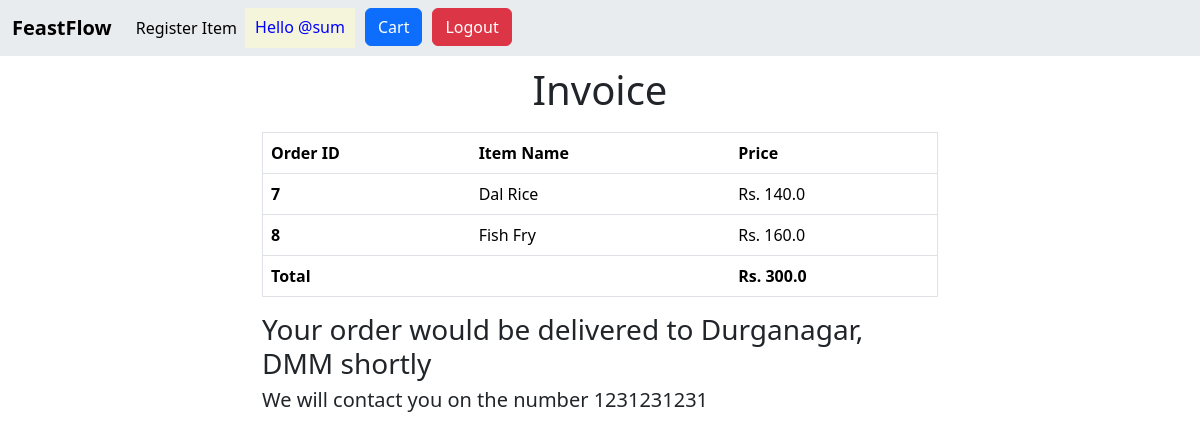
The page /ordered (signed in) on the database its author committed.
### app1/models.py (models this page shows, shortened)
class Order(models.Model):
    usern = models.ForeignKey("auth.User", on_delete=models.CASCADE)
    items = models.ForeignKey("Cart", on_delete=models.CASCADE)
    addr = models.TextField()
    phno = models.CharField(max_length=10)
    def __str__(self) -> str:
        return str(self.id)

class Cart(models.Model):
    item = models.ForeignKey("Fooditem", on_delete=models.CASCADE)

class Fooditem(models.Model):
    itempic = models.ImageField(upload_to="images")
    itemname = models.CharField(max_length=100)
    price = models.FloatField()
    itemtype = models.CharField(max_length=100)
    rating = models.FloatField()
    availability = models.BooleanField()

### app1/views.py (the view)
# urls.py: path("ordered", render_ordered, name="ordered"),
@login_required(login_url="userlogin")
def render_ordered(request):
    total = 0
    all = Order.objects.all()
    obj = all[0]
    for i in all:
        total += i.items.item.price
    print(all)
    return render(request, "ordered.html", {"all": all, "total": total, "obj": obj})

### templates/ordered.html (shortened to what this page needs)
<!doctype html>
<html lang="en">
<head>
    <link href="https://cdn.jsdelivr.net/npm/bootstrap@5.3.3/dist/css/bootstrap.min.css" rel="stylesheet"
>
</head>
<body>
    {% include 'navbar.html' %}
    <h1 align="center" style="padding-top: 10px; padding-bottom: 10px;">Invoice</h1>
    <div class="container col-lg-7">
    <table class="table" border="1">
        <thead>
          <tr>
            <th scope="col">Order ID</th>
            <th scope="col">Item Name</th>
            <th scope="col">Price</th>
          </tr>
        </thead>
        <tbody>
            {% for i in all %}
          <tr>
            <th scope="row">{{ i.id }}</th>
            <td>{{ i.items.item.itemname }}</td>
            <td>Rs. {{ i.items.item.price }}</td>
          </tr>
          {% endfor %}
          <tr>
            <td><strong>Total</strong></td>
            <td></td>
            <td><strong>Rs. {{ total }}</strong></td>
          </tr>
        </tbody>
      </table>
      <h3>Your order would be delivered to {{ obj.addr }} shortly</h3>
      <h5>We will contact you on the number {{ obj.phno }}</h5>
    </div>
</body>
</html>

### templates/navbar.html (shortened to what this page needs)
<nav class="navbar navbar-expand-lg bg-body-secondary">
    <div class="container-fluid">
      <a class="navbar-brand" href="{% url 'home' %}"><strong>FeastFlow</strong></a>
      <div class="collapse navbar-collapse" id="navbarSupportedContent">
        <ul class="navbar-nav me-auto mb-2 mb-lg-0">
            {% if request.user.is_staff %}
          <li class="nav-item">
            <a class="nav-link active" aria-current="page" href="{% url 'itemreg' %}">Register Item</a>
          </li>
          {% endif %}
          {% if request.user.is_authenticated %}
          <div style="background-color: beige; border: 10px">
            <h6 align="center" style="padding-top: 10px; padding-left: 10px; padding-right: 10px; color: blue">Hello @{{ request.user.username }}</h6>
          </div>
          <li>
            <a href="{% url 'showcart' %}" style="padding-left: 10px;">
              <button class="btn btn-primary my-2 my-sm-0" type="submit">Cart</button>
            </a>
          </li>
          <li>
            <a href="{% url 'logout' %}" style="padding-left: 10px;">
              <button class="btn btn-danger my-2 my-sm-0" type="submit">Logout</button>
            </a>
          </li>
          {% endif %}
        </ul>
      </div>
    </div>
  </nav>

### rows shown on the page
Order: id "7", items.item.itemname "Dal Rice", items.item.price "140.0", addr "Durganagar, DMM", phno "1231231231"
Order: id "8", items.item.itemname "Fish Fry", items.item.price "160.0"

### other values the page prints
{{ request.user.username }} "sum"
{{ total }} "300.0"
